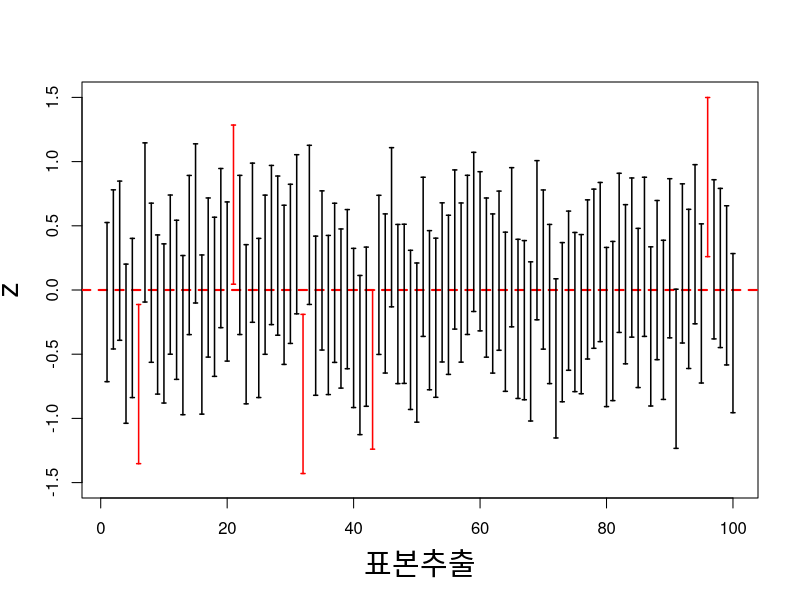

The R source for this figure:
#5-4. 구간추정
#예제 5-4. 모평균에 대한 95% 신뢰구간 
set.seed(9)
n <- 10
x <- 1:100
y <- seq(-3, 3, by=0.01)

smps <- matrix(rnorm(n * length(x)), ncol=n)

xbar <- apply(smps, 1, mean)
se <- 1 / sqrt(10) #standard 표준오차
alpha <- 0.05
z <- qnorm(1 - alpha/2)
ll <- xbar - z * se
ul <- xbar + z * se

plot(y, type="n", xlab="표본추출", ylab="z", xlim=c(1, 100), ylim=c(-1.5, 1.5), cex.lab=1.8)
abline(h=0, col="red", lwd=2, lty=2)
l.c <- rep(NA, length(x))
l.c <- ifelse(ll * ul > 0, "red", "black")
arrows(1:length(x), ll, 1:length(x), ul, code=3, angle=90, length=0.02, col=l.c, lwd=1.5)

qt(0.025, 4)
qt(0.025, 9)
#예제5-5. 모평균 95% 신뢰구간(모분산을 모를  때); T 분포
ci.t <- function(x, alpha=0.05) {
  n <- length(smp)
  m <- mean(x)
  s <- sd(x)
  t <- qt(1-(alpha/2), df=n-1)
  ll <- m - t * (s / sqrt(n))
  ul <- m + t * (s / sqrt(n))
  ci <- c(1-alpha, ll, m, ul)
  names(ci) <- c("Confidence Level", "Lower limit", "Mean", "Upper limit")
  return( ci )
}
smp <- c(520, 498, 481, 512, 515, 542, 520, 518, 527, 526)
ci.t(smp)
ci.t(smp, 0.1)
